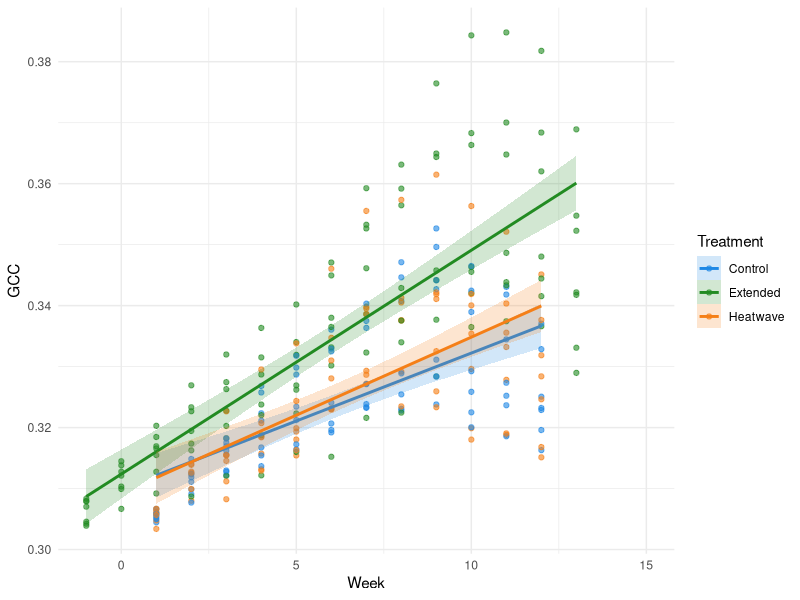
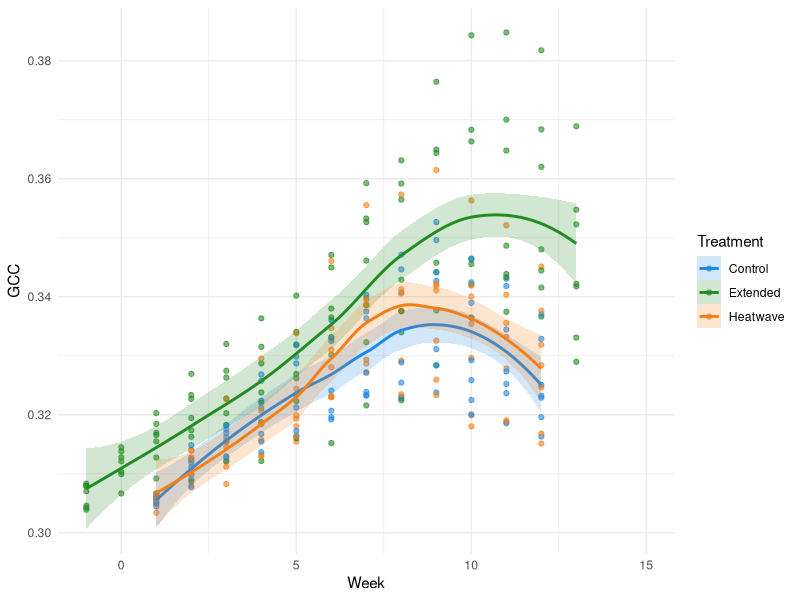
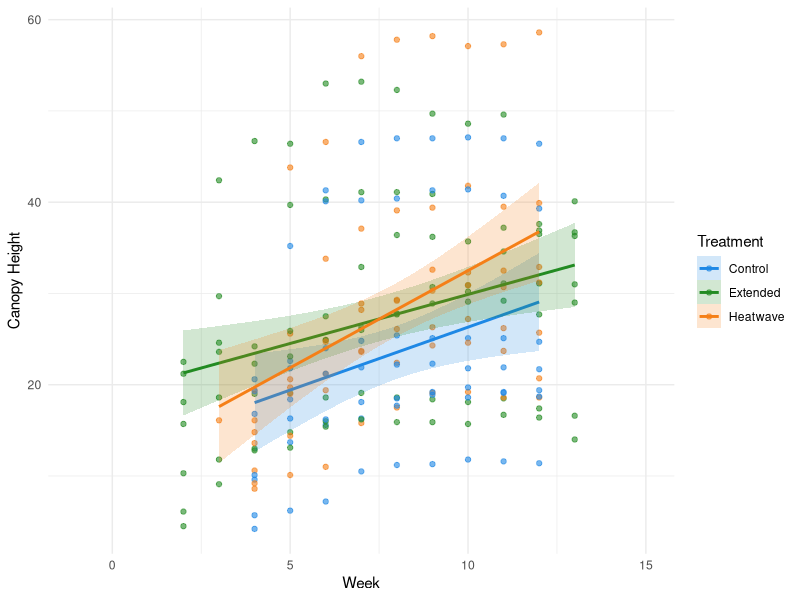
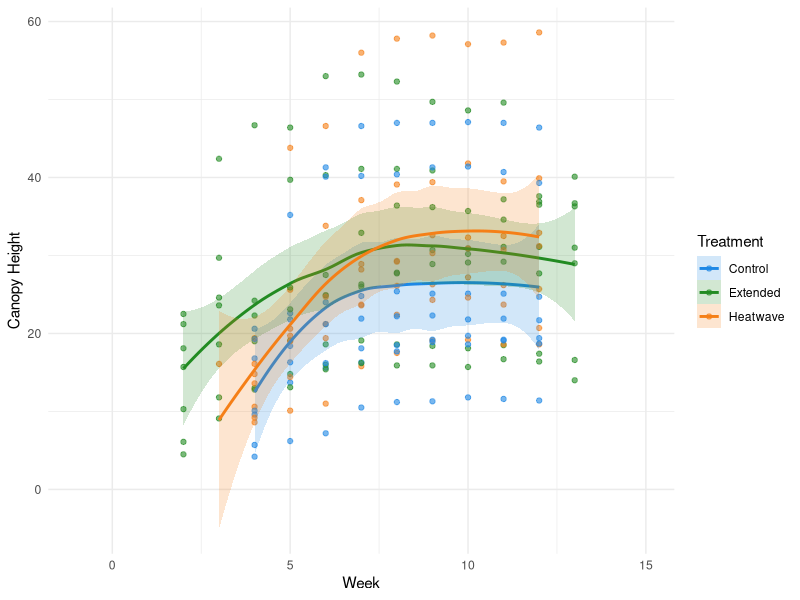
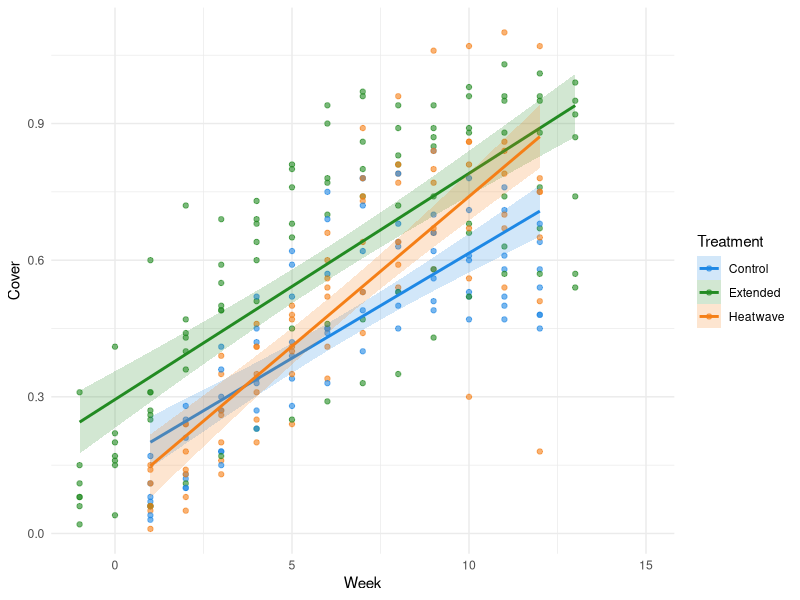
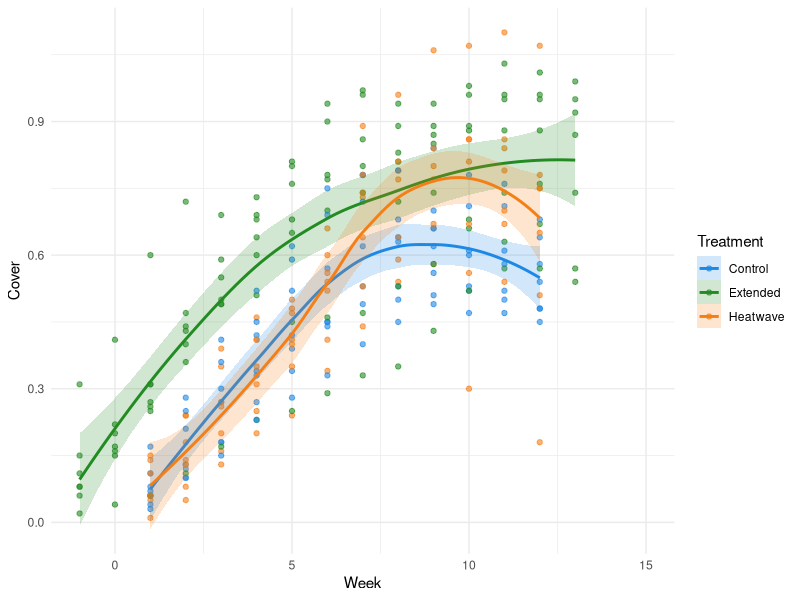

The R script that drew these images, in order:

############## UPDATED FIGURES ###############
#### Written by Samantha Solis de Ovando #####

# set working directory 
setwd("~/Documents/UndergradThesis/data")

####### shift extended grp by -2 weeks #######
library(dplyr)
original_data <- read.csv("MasterDataSheet_UGthesis_Feb232026.csv")
shifted_data <- original_data %>%
  mutate(measurement.week = ifelse(Treatment == "Extended",
                                   measurement.week - 2,
                                   measurement.week))
#print CSV
#write.csv(shifted_data, "shifted_dataset.csv", row.names = FALSE)

###########################################################################
################################# FIGURES #################################
###########################################################################

### IMPORTANT: USE THIS DATA WHEN PLOTTING BY TIME
plotting_with_time <- read.csv("shifted_dataset.csv")
plotting_with_time$canopyheight <- as.numeric(as.character(plotting_with_time$canopyheight))


############## PLANT PRODUCTIVITY ##############

####### GREENNESS #######

## Scatter plot with linear best fit and SE ribbon ##

### figure file name = GCC_Scatter_Linear_Ribbon

library(ggplot2)

ggplot(plotting_with_time, aes(x = measurement.week, y = meanGCC, color = Treatment)) +
  geom_point(alpha = 0.6, na.rm = TRUE) +
  geom_smooth(aes(fill = Treatment),
              method = "lm",
              se = TRUE,
              alpha = 0.2,
              na.rm = TRUE) +
  scale_color_manual(values = c(
    "Control" = "#1E88E5",
    "Extended" = "#228B22",
    "Heatwave" = "#F57F17"
  )) +
  scale_fill_manual(values = c(
    "Control" = "#1E88E5",
    "Extended" = "#228B22",
    "Heatwave" = "#F57F17"
  )) +
  labs(
    x = "Week",
    y = "GCC"
  ) +
  theme_minimal()

#############################################
## Scatter plot with local regression line ##
#file name of figure: GCC_Scatter_LocalRegression

library(ggplot2)

ggplot(plotting_with_time, aes(x = measurement.week, y = meanGCC, color = Treatment)) +
  geom_point(alpha = 0.6, na.rm = TRUE) +
  geom_smooth(aes(fill = Treatment),
              method = "loess",
              se = TRUE,
              alpha = 0.2,
              na.rm = TRUE) +
  scale_color_manual(values = c(
    "Control" = "#1E88E5",
    "Extended" = "#228B22",
    "Heatwave" = "#F57F17"
  )) +
  scale_fill_manual(values = c(
    "Control" = "#1E88E5",
    "Extended" = "#228B22",
    "Heatwave" = "#F57F17"
  )) +
  labs(
    x = "Week",
    y = "GCC"
  ) +
  theme_minimal()

###################### CANOPY HEIGHT ######################

### trouble shooting - plots not coming out right:
#class(plotting_with_time$canopyheight)
#str(plotting_with_time$canopyheight)
#plotting_with_time$canopyheight <- as.numeric(as.character(plotting_with_time$canopyheight))

### scatter with linear regression line ###
#file name: CanopyHeight_Scatter_LinearRegression
library(ggplot2)

ggplot(plotting_with_time, aes(x = measurement.week, y = canopyheight, color = Treatment)) +
  geom_point(alpha = 0.6, na.rm = TRUE) +
  geom_smooth(aes(fill = Treatment),
              method = "lm",
              se = TRUE,
              alpha = 0.2,
              na.rm = TRUE) +
  scale_color_manual(values = c(
    "Control" = "#1E88E5",
    "Extended" = "#228B22",
    "Heatwave" = "#F57F17"
  )) +
  scale_fill_manual(values = c(
    "Control" = "#1E88E5",
    "Extended" = "#228B22",
    "Heatwave" = "#F57F17"
  )) +
  labs(
    x = "Week",
    y = "Canopy Height"
  ) +
  theme_minimal()

### Canopy height scatter with local regression line ###
#file name: CanopyHeight_Scatter_LocalRegression

library(ggplot2)

ggplot(plotting_with_time, aes(x = measurement.week, y = canopyheight, color = Treatment)) +
  geom_point(alpha = 0.6, na.rm = TRUE) +
  geom_smooth(aes(fill = Treatment),
              method = "loess",
              se = TRUE,
              alpha = 0.2,
              na.rm = TRUE) +
  scale_color_manual(values = c(
    "Control" = "#1E88E5",
    "Extended" = "#228B22",
    "Heatwave" = "#F57F17"
  )) +
  scale_fill_manual(values = c(
    "Control" = "#1E88E5",
    "Extended" = "#228B22",
    "Heatwave" = "#F57F17"
  )) +
  labs(
    x = "Week",
    y = "Canopy Height"
  ) +
  theme_minimal()

###################### COVER ######################
### cover scatter with linear regression
# file name for figure: Cover_Scatter_LinearRegression

library(ggplot2)

ggplot(plotting_with_time, aes(x = measurement.week, y = CanopyExtent, color = Treatment)) +
  geom_point(alpha = 0.6, na.rm = TRUE) +
  geom_smooth(aes(fill = Treatment),
              method = "lm",
              se = TRUE,
              alpha = 0.2,
              na.rm = TRUE) +
  scale_color_manual(values = c(
    "Control" = "#1E88E5",
    "Extended" = "#228B22",
    "Heatwave" = "#F57F17"
  )) +
  scale_fill_manual(values = c(
    "Control" = "#1E88E5",
    "Extended" = "#228B22",
    "Heatwave" = "#F57F17"
  )) +
  labs(
    x = "Week",
    y = "Cover"
  ) +
  theme_minimal()

### cover scatter with local regression ###
# file name: Cover_Scatter_LocalRegression

library(ggplot2)

ggplot(plotting_with_time, aes(x = measurement.week, y = CanopyExtent, color = Treatment)) +
  geom_point(alpha = 0.6, na.rm = TRUE) +
  geom_smooth(aes(fill = Treatment),
              method = "loess",
              se = TRUE,
              alpha = 0.2,
              na.rm = TRUE) +
  scale_color_manual(values = c(
    "Control" = "#1E88E5",
    "Extended" = "#228B22",
    "Heatwave" = "#F57F17"
  )) +
  scale_fill_manual(values = c(
    "Control" = "#1E88E5",
    "Extended" = "#228B22",
    "Heatwave" = "#F57F17"
  )) +
  labs(
    x = "Week",
    y = "Cover"
  ) +
  theme_minimal()

####### BOX PLOTS - add significance lines BETWEEN BOXES! ######
